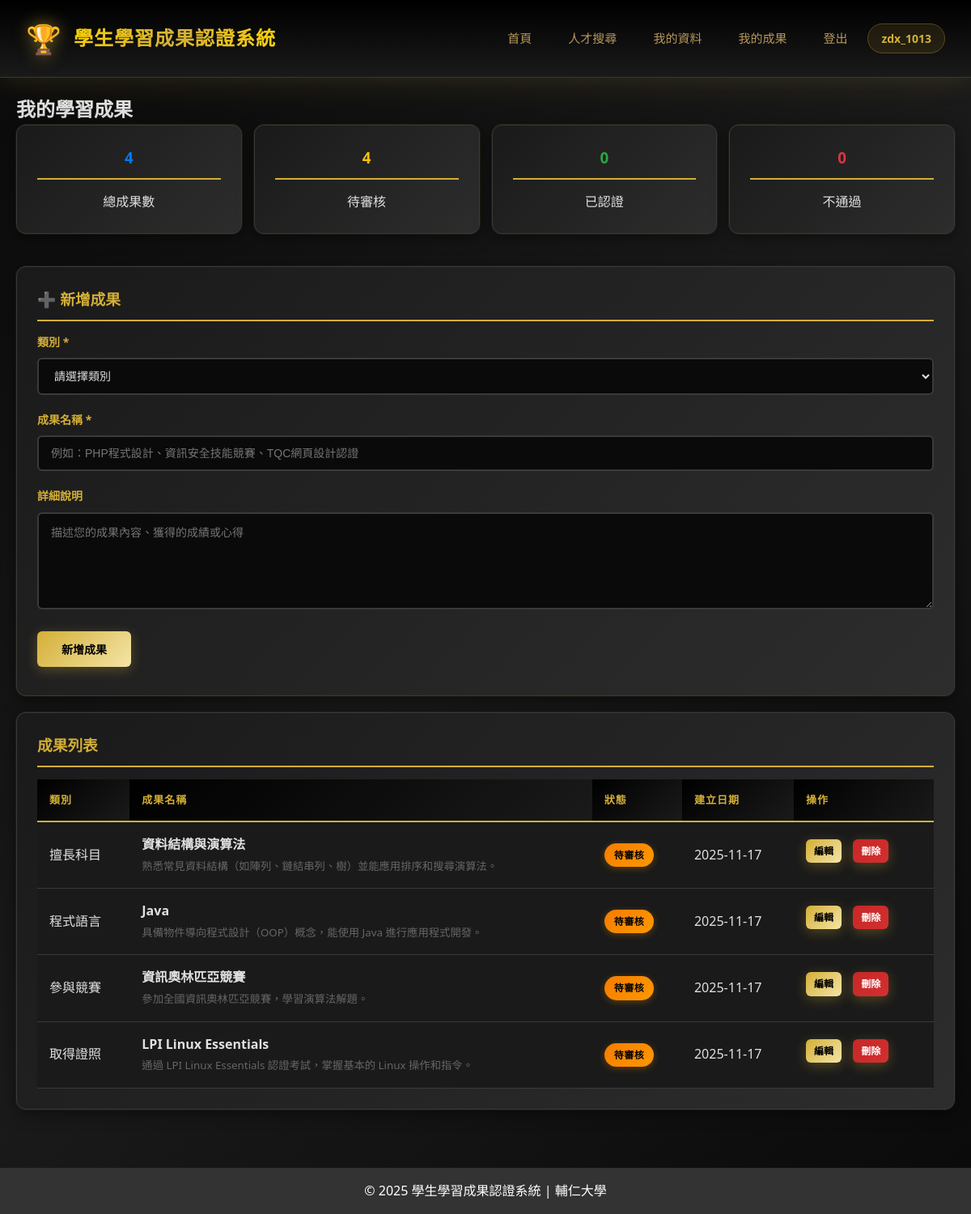
Before: /student_achievements.php (signed in) with the older database file.
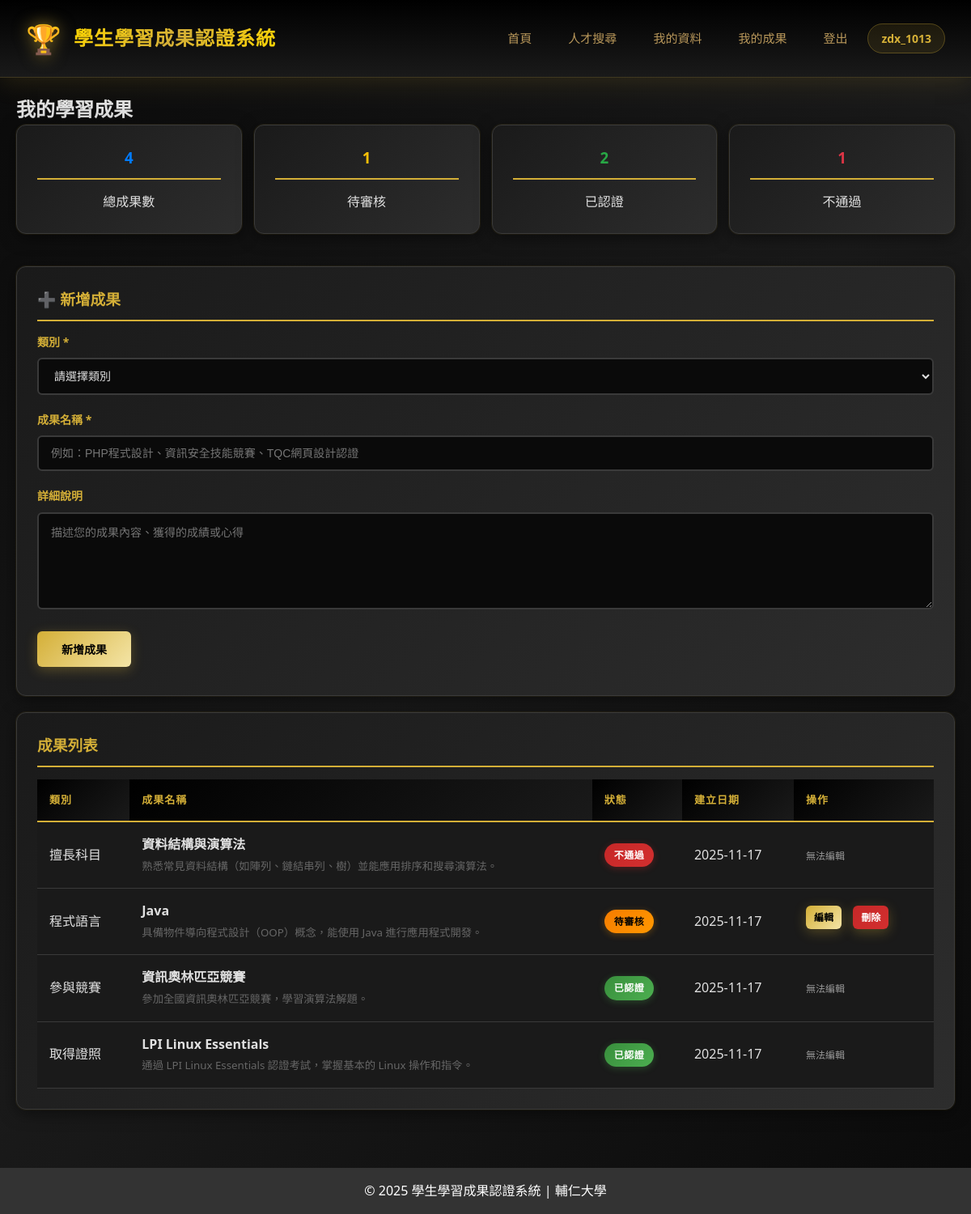
After: the same page with the newer database file.
### tables this page shows
CREATE TABLE `achievements` (
  `id` int(11) NOT NULL,
  `user_id` int(11) NOT NULL,
  `category` enum('subject','language','competition','certificate') NOT NULL COMMENT '擅長科目/程式語言/參與競賽/取得證照',
  `title` varchar(200) NOT NULL COMMENT '成果名稱',
  `description` text DEFAULT NULL COMMENT '成果描述',
  `status` enum('pending','approved','rejected') DEFAULT 'pending' COMMENT '待審核/已認證/不通過',
  `review_note` text DEFAULT NULL COMMENT '審核備註',
  `reviewed_by` int(11) DEFAULT NULL COMMENT '審核者ID',
  `reviewed_at` timestamp NULL DEFAULT NULL COMMENT '審核時間',
  `created_at` timestamp NULL DEFAULT current_timestamp(),
  `updated_at` timestamp NULL DEFAULT current_timestamp() ON UPDATE current_timestamp()
);

### student_achievements.php (the view, shortened to what this page needs)
<?php
require_once 'config.php';
$user_id = getCurrentUserId();
$stmt = $pdo->prepare("
    SELECT * FROM achievements
    WHERE user_id = ?
    ORDER BY created_at DESC
");
$stmt->execute([$user_id]);
$achievements = $stmt->fetchAll();
$stats = [
    'total' => count($achievements),
    'pending' => 0,
    'approved' => 0,
    'rejected' => 0
];
foreach ($achievements as $item) {
    $stats[$item['status']]++;
}
include 'header.php';
?>
<h2>我的學習成果</h2>
<div style="display: grid; grid-template-columns: repeat(auto-fit, minmax(200px, 1fr)); gap: 15px; margin-bottom: 20px;">
    <div class="card" style="text-align: center;">
        <h3 style="color: #007bff;"><?php echo $stats['total']; ?></h3>
        <p>總成果數</p>
    </div>
    <div class="card" style="text-align: center;">
        <h3 style="color: #ffc107;"><?php echo $stats['pending']; ?></h3>
        <p>待審核</p>
    </div>
    <div class="card" style="text-align: center;">
        <h3 style="color: #28a745;"><?php echo $stats['approved']; ?></h3>
        <p>已認證</p>
    </div>
    <div class="card" style="text-align: center;">
        <h3 style="color: #dc3545;"><?php echo $stats['rejected']; ?></h3>
        <p>不通過</p>
    </div>
</div>
<div class="card">
    <h3>➕ 新增成果</h3>
    <form method="POST" action="">
        <div class="form-group">
            <label for="category">類別 *</label>
            <select id="category" name="category" required>
                <option value="">請選擇類別</option>
            </select>
        </div>
        <div class="form-group">
            <label for="title">成果名稱 *</label>
            <input type="text" id="title" name="title" required
                    aria-autocomplete=""placeholder="例如：PHP程式設計、資訊安全技能競賽、TQC網頁設計認證">
        </div>
        <div class="form-group">
            <label for="description">詳細說明</label>
            <textarea id="description" name="description"
                        placeholder="描述您的成果內容、獲得的成績或心得"></textarea>
        </div>
        <button type="submit" name="add_achievement" class="btn">新增成果</button>
    </form>
</div>
<div class="card">
    <h3>成果列表</h3>
    <?php if (count($achievements) > 0): ?>
        <table>
            <thead>
                <tr>
                    <th>類別</th>
                    <th>成果名稱</th>
                    <th>狀態</th>
                    <th>建立日期</th>
                    <th>操作</th>
                </tr>
            </thead>
            <tbody>
                <?php
                $categories = [
                    'subject' => '擅長科目',
                    'language' => '程式語言',
                    'competition' => '參與競賽',
                    'certificate' => '取得證照'
                ];
                $status_labels = [
                    'pending' => '待審核',
                    'approved' => '已認證',
                    'rejected' => '不通過'
                ];
                foreach ($achievements as $item):
                ?>
                <tr>
                    <td><?php echo $categories[$item['category']] ?? $item['category']; ?></td>
                    <td>
                        <strong><?php echo htmlspecialchars($item['title']); ?></strong>
                        <?php if (!empty($item['description'])): ?>
                            <br><small style="color: #666;"><?php echo htmlspecialchars(mb_substr($item['description'], 0, 50)); ?><?php echo mb_strlen($item['description']) > 50 ? '...' : ''; ?></small>
                        <?php endif; ?>
                    </td>
                    <td>
                        <span class="badge badge-<?php echo $item['status']; ?>">
                            <?php echo $status_labels[$item['status']] ?? $item['status']; ?>
                        </span>
                    </td>
                    <td><?php echo date('Y-m-d', strtotime($item['created_at'])); ?></td>
                    <td>
                        <?php if ($item['status'] === 'pending'): ?>
                            <a href="student_edit_achievement.php?id=<?php echo $item['id']; ?>" class="btn" style="padding: 5px 10px; font-size: 12px;">編輯</a>
                            <a href="?delete=<?php echo $item['id']; ?>"
                                onclick="return confirm('確定要刪除此項目嗎？');"
                                class="btn btn-danger" style="padding: 5px 10px; font-size: 12px;">刪除</a>
                        <?php else: ?>
                            <span style="color: #999; font-size: 12px;">無法編輯</span>
                        <?php endif; ?>
                    </td>
                </tr>
                <?php endforeach; ?>
            </tbody>
        </table>
    <?php else: ?>
        <p style="text-align: center; padding: 20px; color: #666;">尚未新增任何成果</p>
    <?php endif; ?>
</div>
<?php include 'footer.php'; ?>

Changed rows visible on the page:
changed achievements "擅長科目": status "待審核" → "不通過"; status "編輯 刪除" → "無法編輯"
changed achievements "參與競賽": status "待審核" → "已認證"; status "編輯 刪除" → "無法編輯"
changed achievements "取得證照": status "待審核" → "已認證"; status "編輯 刪除" → "無法編輯"
Other visible differences:
$stats['pending']: "4" → "1"
$stats['approved']: "0" → "2"
$stats['rejected']: "0" → "1"
